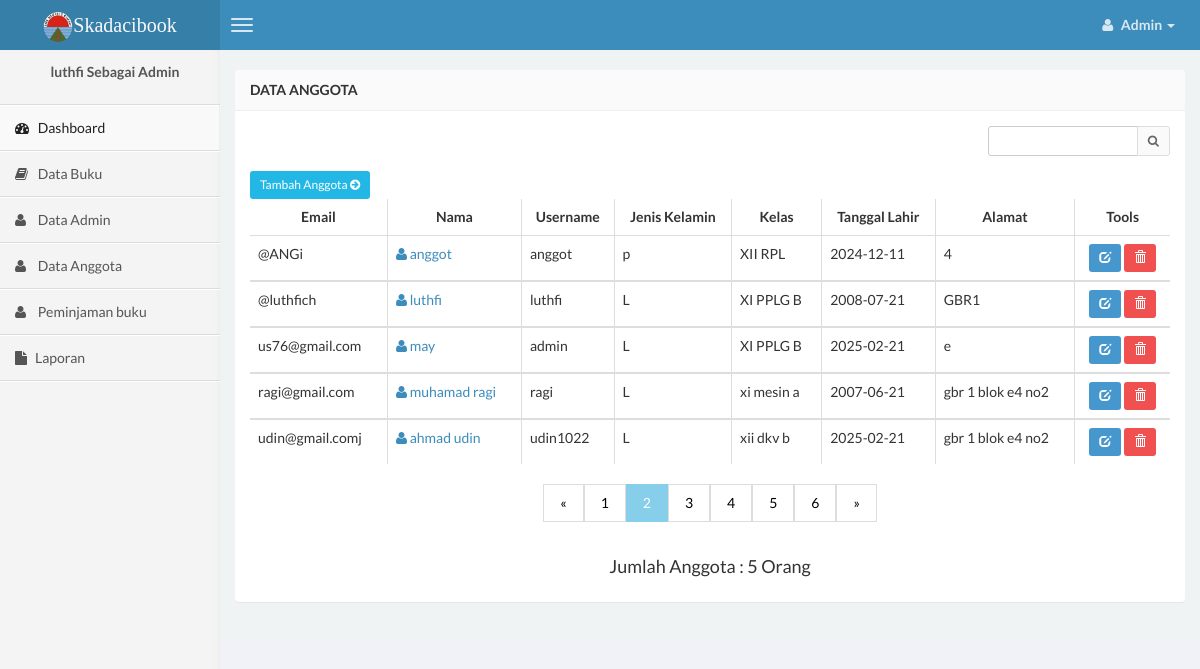
/app/luthfi_admin/master-anggota.php (signed in), run on the app's committed database.
### tables this page shows
CREATE TABLE `luthfi_anggota` (
  `id_anggota` int(11) NOT NULL,
  `email` varchar(100) NOT NULL,
  `nama` varchar(150) NOT NULL,
  `username` varchar(100) NOT NULL,
  `jk` varchar(2) NOT NULL,
  `kelas` varchar(20) NOT NULL,
  `ttl` varchar(100) NOT NULL,
  `alamat` varchar(250) NOT NULL,
  `gambar` varchar(75) NOT NULL
);

### app/luthfi_admin/master-anggota.php (the view, shortened to what this page needs)
<?php
if (empty($_SESSION['username'])) {
    header('location:../index.php');
} else {
?>
<!DOCTYPE html>
    <html>
    <head>
        <link href="../css/bootstrap.min.css" rel="stylesheet" type="text/css" />
        <link href="../css/font-awesome.min.css" rel="stylesheet" type="text/css" />
        <link href="../css/ionicons.min.css" rel="stylesheet" type="text/css" />
        <link href="../css/morris/morris.css" rel="stylesheet" type="text/css" />
        <link href="../css/jvectormap/jquery-jvectormap-1.2.2.css" rel="stylesheet" type="text/css" />
        <link href="../css/datepicker/datepicker3.css" rel="stylesheet" type="text/css" />
        <link href="../css/daterangepicker/daterangepicker-bs3.css" rel="stylesheet" type="text/css" />
        <link href="../css/iCheck/all.css" rel="stylesheet" type="text/css" />
        <link href="../css/style.css" rel="stylesheet" type="text/css" />
    </head>
    <body class="skin-blue">
        <header class="header">
        <a href="index.php" class="logo">
            <img src="download.jpg" height="30" width="30" class="img-circle" alt="User Image" />Skadacibook            </a>
            <nav class="navbar navbar-static-top" role="navigation">
                <a href="#" class="navbar-btn sidebar-toggle" data-toggle="offcanvas" role="button">
                    <span class="icon-bar"></span>
                    <span class="icon-bar"></span>
                    <span class="icon-bar"></span>
                </a>
                <div class="navbar-right">
                    <ul class="nav navbar-nav">
                        <li class="dropdown user user-menu">
                            <a href="#" class="dropdown-toggle" data-toggle="dropdown">
                                <i class="fa fa-user"></i>
                                <span><?php echo $_SESSION['level']; ?> <i class="caret"></i></span>
                            </a>
                        </li>
                    </ul>
                </div>
            </nav>
        </header>
    <?php } ?>
    <div class="wrapper row-offcanvas row-offcanvas-left">
        <aside class="left-side sidebar-offcanvas">
            <section class="sidebar">
                <div class="user-panel">
                    <div class="info">
                        <center>
                            <p><?php echo $_SESSION['username']; ?> Sebagai Admin</p>
                        </center>
                    </div>
                </div>
                <?php include "sidebar.php"; ?>
            </section>
        </aside>
        <aside class="right-side">
<section class="content">
    <div class="row">
        <div class="col-xs-12">
            <div class="panel">
                <header class="panel-heading">
                    <b>Data Anggota</b>
                </header>
                <div class="panel-body table-responsive">
                    <div class="box-tools m-b-15">
                        <form action="master-anggota.php" method="POST">
                            <div class="input-group">
                                <input type='text' class="form-control input-sm pull-right" style="width: 150px;" name='qcari'  required />
                                <div class="input-group-btn">
                                    <button class="btn btn-sm btn-default" type="submit"><i class="fa fa-search"></i></button>
                                </div>
                            </div>
                        </form>
                    </div>
                    <div class="text-right" style="margin-right: 97%;">
                             <a href="tambah-anggota.php" class="btn btn-sm btn-info">Tambah Anggota <i class="fa fa-arrow-circle-right"></i></a>
                        </div>
                    <?php
                    $query1 = "select * from luthfi_anggota";
                    $tampil = mysqli_query($conn, $query1) or die(mysqli_error($conn));
                    ?>
                    <table id="example" class="table table-hover table-bordered">
                        <thead>
                            <tr>
                                <th>
                                    <center>Email </center>
                                </th>
                                <th>
                                    <center>Nama </center>
                                </th>
                                <th>
                                    <center>Username </center>
                                </th>
                                <th>
                                    <center>Jenis Kelamin </center>
                                </th>
                                <th>
                                    <center>Kelas</center>
                                </th>
                                <th>
                                    <center>Tanggal Lahir </center>
                                </th>
                                <th>
                                    <center>Alamat </center>
                                </th>
                                <th>
                                    <center>Tools</center>
                                </th>
                            </tr>
                        </thead>
                        <?php while ($data = mysqli_fetch_array($tampil)) { ?>
                            <tbody>
                                <tr>
                                    <td><?php echo $data['email']; ?></td>
                                    <td><a href="detail-anggota.php?hal=edit&kd=<?php echo $data['id_anggota']; ?>"><span class="fa fa-user"></span> <?php echo $data['nama']; ?></a></td>
                                    <td><?php echo $data['username']; ?></td>
                                    <td><?php echo $data['jk']; ?></td>
                                    <td><?php echo $data['kelas']; ?></td>
                                    <td><?php echo $data['ttl']; ?></td>
                                    <td><?php echo $data['alamat']; ?></td>
                                    <td>
                                        <center>
                                            <div id="thanks"><a class="btn btn-sm btn-primary" data-placement="bottom" data-toggle="tooltip" title="Edit Anggota" href="edit-anggota.php?hal=edit&kd=<?php echo $data['id_anggota']; ?>"><span class="glyphicon glyphicon-edit"></span></a>
                                                <a onclick="return confirm ('Yakin hapus <?php echo $data['nama']; ?>.?');" class="btn btn-sm btn-danger tooltips" data-placement="bottom" data-toggle="tooltip" title="Hapus Anggota" href="hapus-anggota.php?hal=hapus&kd=<?php echo $data['id_anggota']; ?>"><span class="glyphicon glyphicon-trash"></a>
                                        </center>
                                    </td>
                                </tr>
                </div>
            <?php
                        }
            ?>
            <center>
                        <div class="pagination">
  <a href="#">&laquo;</a>
  <a href="#">1</a>
  <a href="#" class="active">2</a>
  <a href="#">3</a>
  <a href="#">4</a>
  <a href="#">5</a>
  <a href="#">6</a>
  <a href="#">&raquo;</a>
</div>
                </center>
            <?php $tampil = mysqli_query($conn, "select * from luthfi_anggota order by id_anggota");
                        $user = mysqli_num_rows($tampil);
                        ?>
                        <center>
                            <h4>Jumlah Anggota : <?php echo "$user"; ?> Orang </h4>
                        </center>
    </body>
    </html>

### app/luthfi_admin/master-anggota.php (style rules this page uses)
.pagination { display: inline-block; }
.pagination a { color: black; float: left; padding: 8px 16px; text-decoration: none; transition: background-color .3s; border: 1px solid #ddd; }
.pagination a.active { background-color: skyblue; color: white; border: 1px solid skyblue; }

### data on the page
luthfi_anggota: email "@ANGi", nama "anggot", username "anggot", jk "p", kelas "XII RPL", ttl "2024-12-11", alamat "4"
luthfi_anggota: email "@luthfich", nama "luthfi", username "luthfi", jk "L", kelas "XI PPLG B", ttl "2008-07-21", alamat "GBR1"
luthfi_anggota: email "us76@gmail.com", nama "may", username "admin", jk "L", kelas "XI PPLG B", ttl "2025-02-21", alamat "e"
luthfi_anggota: email "ragi@gmail.com", nama "muhamad ragi", username "ragi", jk "L", kelas "xi mesin a", ttl "2007-06-21", alamat "gbr 1 blok e4 no2"
luthfi_anggota: email "udin@gmail.comj", nama "ahmad udin", username "udin1022", jk "L", kelas "xii dkv b", ttl "2025-02-21", alamat "gbr 1 blok e4 no2"

### other printed values
$_SESSION['level'] "Admin"
$_SESSION['username'] "luthfi"
$user "5"
